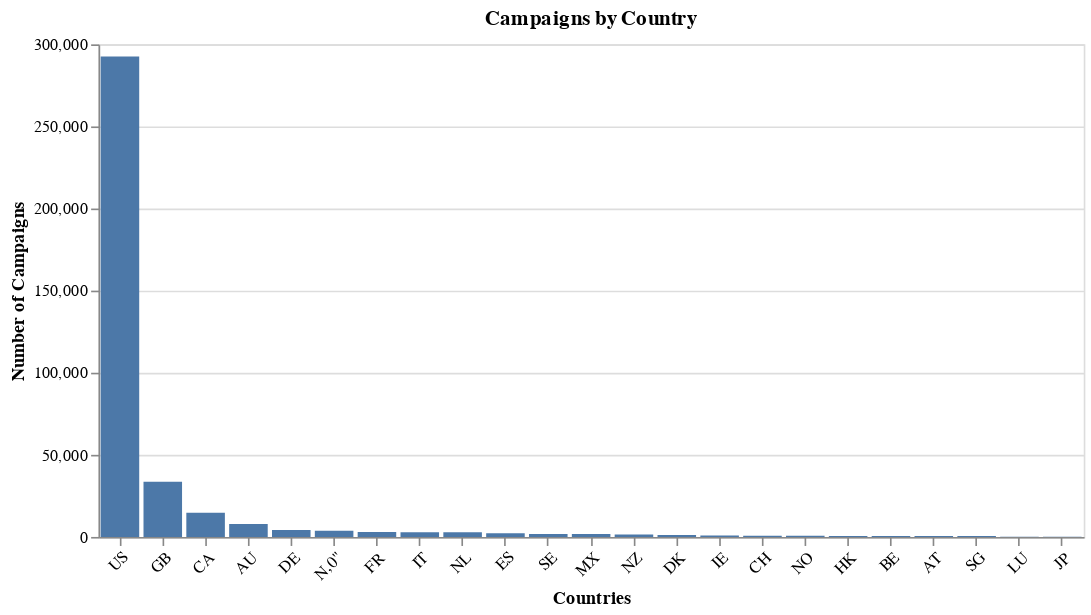

Here is the notebook cell this chart was saved with:
### Code cell
countries = df.country.value_counts()
countries_use = pd.DataFrame({
    'Countries' : countries.index,
    'Number of Campaigns' : countries.values
})
alt.Chart(countries_use, title='Campaigns by Country').mark_bar().encode(
    x = alt.X('Countries', sort = countries.values, axis =  alt.Axis(labelAngle=-45)),
    y = 'Number of Campaigns',
    tooltip = ('Number of Campaigns')
).properties(width = 600)

### Figure 1 — Vega-Lite specification as saved in the notebook (floating-point values rounded to 4 significant figures)
{"config": {"view": {"continuousWidth": 400, "continuousHeight": 300}}, "data": {"name": "data-530d90664ad7736e8ffa94093c98088a"}, "mark": "bar", "encoding": {"tooltip": {"field": "Number of Campaigns", "type": "quantitative"}, "x": {"axis": {"labelAngle": -45}, "field": "Countries", "sort": [292600.0, 33670.0, 14760.0, 7839.0, 4171.0, 3797.0, 2939.0, 2878.0, 2868.0, 2276.0, 1757.0, 1752.0, 1447.0, 1113.0, 811.0, 761.0, 708.0, 618.0, 617.0, 597.0, 555.0, 62.0, 40.0], "type": "nominal"}, "y": {"field": "Number of Campaigns", "type": "quantitative"}}, "title": "Campaigns by Country", "width": 600, "$schema": "https://vega.github.io/schema/vega-lite/v4.17.0.json", "datasets": {"data-530d90664ad7736e8ffa94093c98088a": [{"Countries": "US", "Number of Campaigns": 292627}, {"Countries": "GB", "Number of Campaigns": 33672}, {"Countries": "CA", "Number of Campaigns": 14756}, {"Countries": "AU", "Number of Campaigns": 7839}, {"Countries": "DE", "Number of Campaigns": 4171}, {"Countries": "N,0\"", "Number of Campaigns": 3797}, {"Countries": "FR", "Number of Campaigns": 2939}, {"Countries": "IT", "Number of Campaigns": 2878}, {"Countries": "NL", "Number of Campaigns": 2868}, {"Countries": "ES", "Number of Campaigns": 2276}, {"Countries": "SE", "Number of Campaigns": 1757}, {"Countries": "MX", "Number of Campaigns": 1752}, {"Countries": "NZ", "Number of Campaigns": 1447}, {"Countries": "DK", "Number of Campaigns": 1113}, {"Countries": "IE", "Number of Campaigns": 811}, {"Countries": "CH", "Number of Campaigns": 761}, {"Countries": "NO", "Number of Campaigns": 708}, {"Countries": "HK", "Number of Campaigns": 618}, {"Countries": "BE", "Number of Campaigns": 617}, {"Countries": "AT", "Number of Campaigns": 597}, {"Countries": "SG", "Number of Campaigns": 555}, {"Countries": "LU", "Number of Campaigns": 62}, {"Countries": "JP", "Number of Campaigns": 40}]}}
